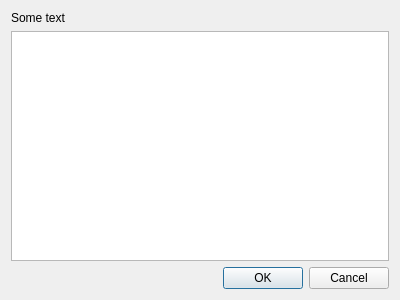
<?xml version="1.0" encoding="UTF-8"?>
<ui version="4.0">
 <class>ListDialogBase</class>
 <widget class="QDialog" name="ListDialogBase">
  <property name="geometry">
   <rect>
    <x>0</x>
    <y>0</y>
    <width>400</width>
    <height>300</height>
   </rect>
  </property>
  <property name="windowTitle">
   <string>Dialog</string>
  </property>
  <layout class="QVBoxLayout" name="verticalLayout">
   <item>
    <widget class="QLabel" name="mainLabel">
     <property name="text">
      <string>Some text</string>
     </property>
    </widget>
   </item>
   <item>
    <widget class="QListWidget" name="lwFileTemplateList"/>
   </item>
   <item>
    <widget class="QDialogButtonBox" name="buttonBox">
     <property name="orientation">
      <enum>Qt::Horizontal</enum>
     </property>
     <property name="standardButtons">
      <set>QDialogButtonBox::Cancel|QDialogButtonBox::Ok</set>
     </property>
    </widget>
   </item>
  </layout>
 </widget>
 <tabstops>
  <tabstop>lwFileTemplateList</tabstop>
  <tabstop>buttonBox</tabstop>
 </tabstops>
 <resources/>
 <connections>
  <connection>
   <sender>buttonBox</sender>
   <signal>accepted()</signal>
   <receiver>ListDialogBase</receiver>
   <slot>accept()</slot>
   <hints>
    <hint type="sourcelabel">
     <x>248</x>
     <y>254</y>
    </hint>
    <hint type="destinationlabel">
     <x>157</x>
     <y>274</y>
    </hint>
   </hints>
  </connection>
  <connection>
   <sender>buttonBox</sender>
   <signal>rejected()</signal>
   <receiver>ListDialogBase</receiver>
   <slot>reject()</slot>
   <hints>
    <hint type="sourcelabel">
     <x>316</x>
     <y>260</y>
    </hint>
    <hint type="destinationlabel">
     <x>286</x>
     <y>274</y>
    </hint>
   </hints>
  </connection>
 </connections>
</ui>
